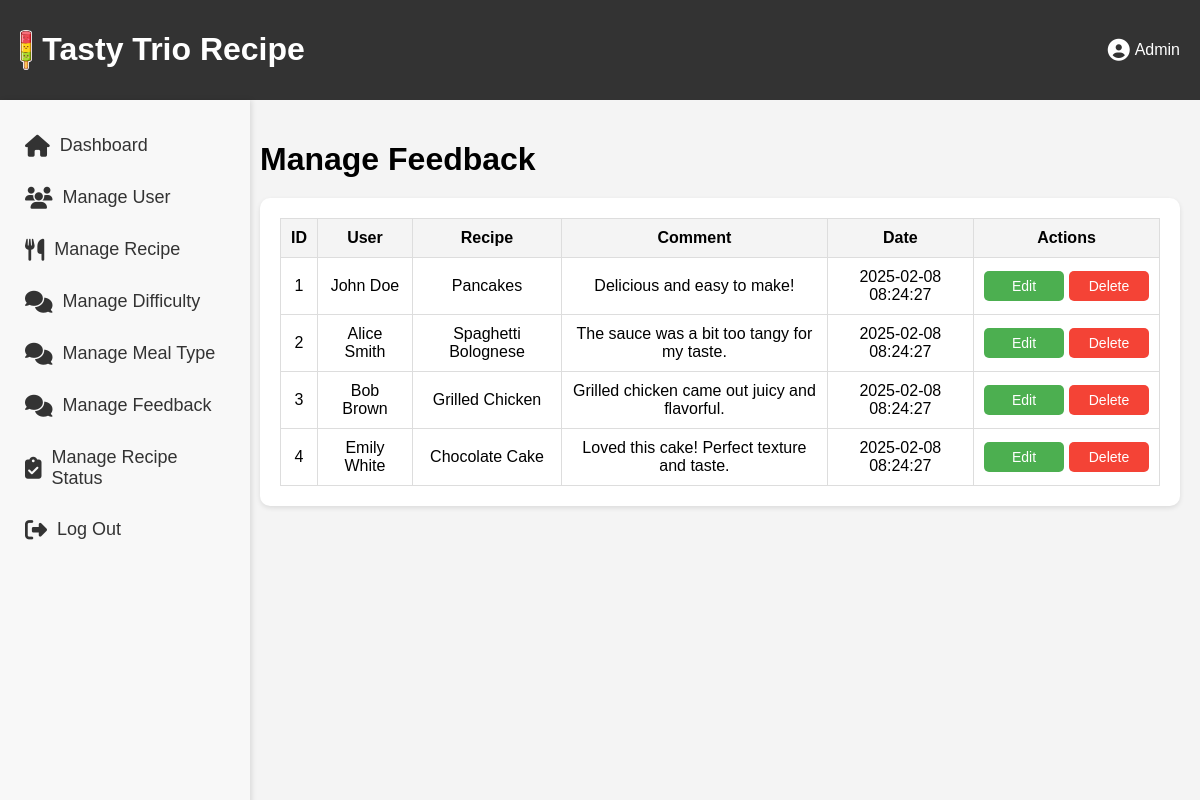
The app's page /manage_feedback.php, older data.
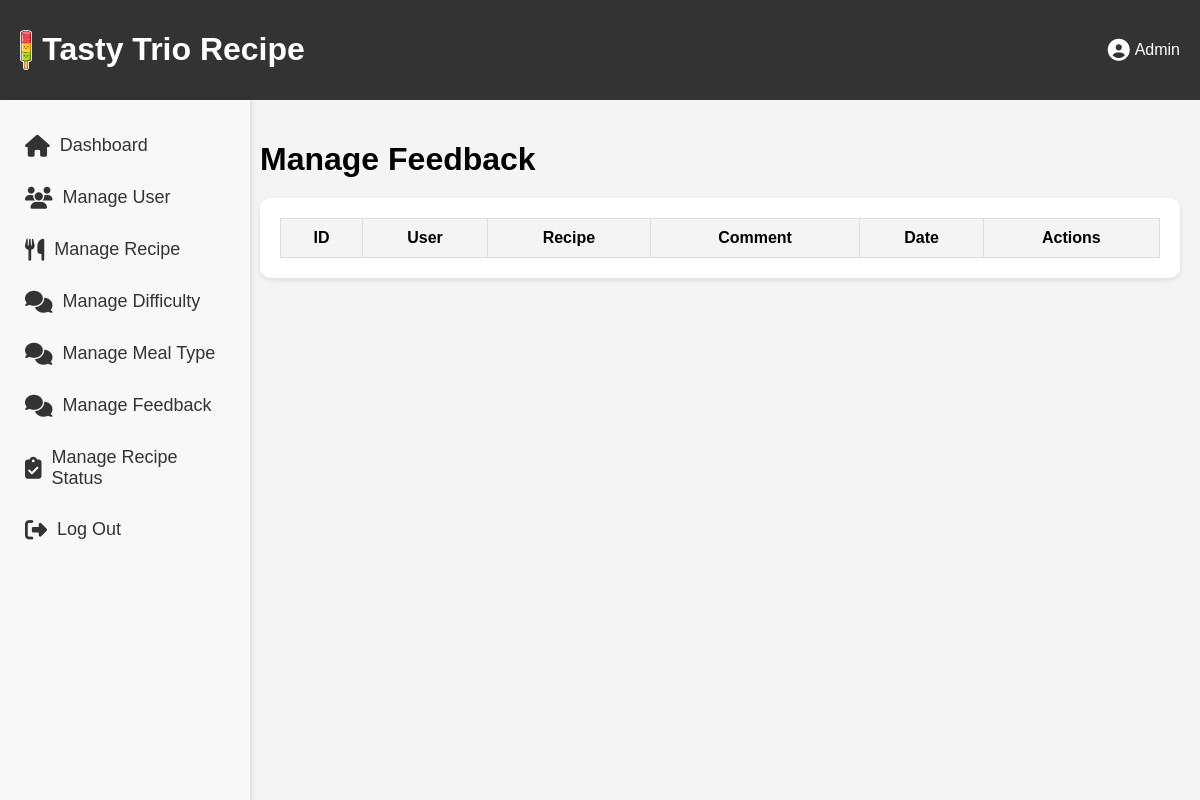
The same page, newer data.
### tables this page shows
CREATE TABLE `feedback` (
  `feedbackID` int(11) NOT NULL,
  `userID` int(11) DEFAULT NULL,
  `recipeID` int(11) DEFAULT NULL,
  `ratingID` int(11) DEFAULT NULL,
  `comment` text DEFAULT NULL,
  `feedbackDate` timestamp NOT NULL DEFAULT current_timestamp()
);

CREATE TABLE `registered_user` (
  `userID` int(11) NOT NULL,
  `userImg` varchar(255) DEFAULT NULL,
  `userName` varchar(255) NOT NULL,
  `userEmail` varchar(255) NOT NULL,
  `userPass` varchar(255) NOT NULL,
  `userBio` text DEFAULT NULL,
  `favID` int(11) DEFAULT NULL,
  `reset_token` varchar(255) DEFAULT NULL
);

CREATE TABLE `recipe` (
  `recipeID` int(11) NOT NULL,
  `recipeImg` varchar(255) DEFAULT NULL,
  `recipeName` varchar(255) NOT NULL,
  `recipeIngred` text NOT NULL,
  `recipeDesc` text NOT NULL,
  `recipeDate` timestamp NOT NULL DEFAULT current_timestamp(),
  `recipeStatus` varchar(255) NOT NULL,
  `userID` int(11) DEFAULT NULL,
  `diffID` int(11) DEFAULT NULL,
  `typeID` int(11) DEFAULT NULL,
  `favID` int(11) DEFAULT NULL,
  `feedbackID` int(11) DEFAULT NULL
);

### manage_feedback.php (the view, shortened to what this page needs)
<?php
include 'db.php';
$query = "SELECT feedback.feedbackID, feedback.comment, feedback.feedbackDate,
                 registered_user.userName, recipe.recipeName
          FROM feedback
          LEFT JOIN registered_user ON feedback.userID = registered_user.userID
          LEFT JOIN recipe ON feedback.recipeID = recipe.recipeID";
$result = $conn->query($query);
?>
<!DOCTYPE html>
<html lang="en">
<head>
    <link rel="stylesheet" href="https://cdnjs.cloudflare.com/ajax/libs/font-awesome/6.4.2/css/all.min.css">
</head>
<body>
    <?php include('admin_Side_Nav.php'); ?>
    <div class="main-content">
        <h1>Manage Feedback</h1>
        <div class="table-container">
            <table>
                <thead>
                    <tr>
                        <th>ID</th>
                        <th>User</th>
                        <th>Recipe</th>
                        <th>Comment</th>
                        <th>Date</th>
                        <th>Actions</th>
                    </tr>
                </thead>
                <tbody>
                    <?php while ($row = $result->fetch_assoc()) { ?>
                        <tr>
                            <td><?= $row['feedbackID'] ?></td>
                            <td><?= $row['userName'] ?: 'Guest' ?></td>
                            <td><?= $row['recipeName'] ?: 'Unknown' ?></td>
                            <td><?= $row['comment'] ?></td>
                            <td><?= $row['feedbackDate'] ?></td>
                            <td>
                                <div class="action-buttons">
                                    <button class="edit-btn" onclick="openEditModal('<?= $row['feedbackID'] ?>', '<?= htmlspecialchars($row['comment'], ENT_QUOTES) ?>')">Edit</button>
                                    <a href="manage_feedback.php?delete=<?= $row['feedbackID'] ?>" onclick="return confirm('Are you sure you want to delete this feedback?');">
                                        <button class="delete-btn">Delete</button>
                                    </a>
                                </div>
                            </td>
                        </tr>
                    <?php } ?>
                </tbody>
            </table>
        </div>
    </div>
</body>
</html>

### admin_Side_Nav.php (shortened to what this page needs)
<!DOCTYPE html>
<html lang="en">
<head>
    <link rel="stylesheet" href="https://cdnjs.cloudflare.com/ajax/libs/font-awesome/6.4.2/css/all.min.css">
</head>
<body>
    <div class="navbar">
        <div class="top-section">
            <div class="logo">
                <img src="assets/pic/TastyTrioLogo.png" alt="Logo">
                <h1>Tasty Trio Recipe</h1>
            </div>
            <div class="user">
                <i class="fas fa-user-circle"></i>
                <span>Admin</span>
            </div>
        </div>
    </div>
    <div class="sidebar">
        <a href="admin-dashboard.php"><i class="fas fa-home"></i> Dashboard</a>
        <a href="manage-user.php"><i class="fas fa-users"></i> Manage User</a>
        <a href="manage-recipe.php"><i class="fas fa-utensils"></i> Manage Recipe</a>
        <a href="manage_difficulty.php"><i class="fas fa-comments"></i> Manage Difficulty</a>
        <a href="manage_meal_type.php"><i class="fas fa-comments"></i> Manage Meal Type</a>
        <a href="manage_feedback.php"><i class="fas fa-comments"></i> Manage Feedback</a>
        <a href="manage_recipe_status.php"><i class="fas fa-clipboard-check"></i> Manage Recipe Status</a>
        <a href="admin-login.php"><i class="fas fa-sign-out-alt"></i> Log Out</a>
    </div>
</body>
</html>

### manage_feedback.php (style rules this page uses)
body { margin: 0; font-family: Arial, sans-serif; background-color: #f4f4f4; }
.main-content { margin-left: 240px; padding: 20px; }
.main-content h1 { margin-bottom: 20px; }
.table-container { background-color: white; padding: 20px; border-radius: 10px; box-shadow: 0 2px 5px rgba(0, 0, 0, 0.1); }
table { width: 100%; border-collapse: collapse; }
table, th, td { border: 1px solid #ddd; }
th, td { padding: 10px; text-align: center; }
th { background-color: #f4f4f4; }
.action-buttons { display: flex; justify-content: center; gap: 5px; }
.action-buttons button { padding: 7px 15px; border: none; border-radius: 5px; cursor: pointer; font-size: 14px; display: inline-block; min-width: 80px; }
.edit-btn { background-color: #4CAF50; color: white; }
.delete-btn { background-color: #f44336; color: white; }

### admin_Side_Nav.php (style rules this page uses)
body { margin: 0; font-family: Arial, sans-serif; background-color: #f4f4f4; }
.navbar { background-color: #333; color: white; display: flex; flex-direction: column; }
.navbar .top-section { display: flex; align-items: center; justify-content: space-between; padding: 10px 20px; }
.navbar .logo { display: flex; align-items: center; }
.navbar .logo img { height: 40px; margin-right: 10px; }
.navbar .user { display: flex; align-items: center; }
.navbar .user i { font-size: 22px; margin-right: 5px; }
.sidebar { width: 250px; background-color: #f8f8f8; padding: 20px 0; position: fixed; height: 100%; box-shadow: 2px 0 5px rgba(0, 0, 0, 0.1); }
.sidebar a { display: flex; align-items: center; color: #333; padding: 15px 25px; text-decoration: none; font-size: 18px; }
.sidebar a i { font-size: 22px; margin-right: 10px; }

Row changes from the older to the newer data that the page shows:
removed feedback: feedbackID "1", userID.userName "John Doe", recipeID.recipeName "Pancakes", comment "Delicious and easy to make!", feedbackDate "2025-02-08 08:24:27"
removed feedback: feedbackID "2", userID.userName "Alice Smith", recipeID.recipeName "Spaghetti Bolognese", comment "The sauce was a bit too tangy for my taste.", feedbackDate "2025-02-08 08:24:27"
removed feedback: feedbackID "3", userID.userName "Bob Brown", recipeID.recipeName "Grilled Chicken", comment "Grilled chicken came out juicy and flavorful.", feedbackDate "2025-02-08 08:24:27"
removed feedback: feedbackID "4", userID.userName "Emily White", recipeID.recipeName "Chocolate Cake", comment "Loved this cake! Perfect texture and taste.", feedbackDate "2025-02-08 08:24:27"
